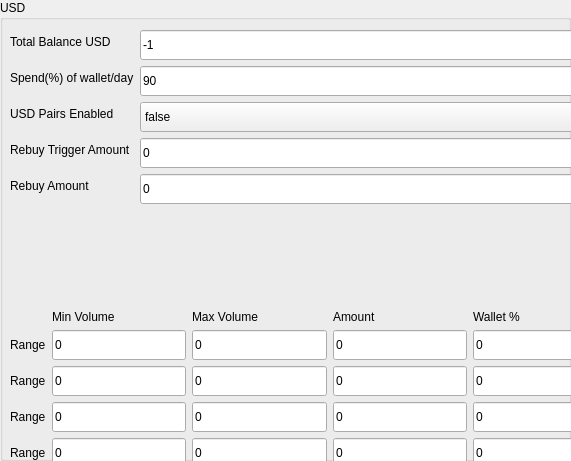
             <widget class="QGroupBox" name="groupBox_8">
              <property name="geometry">
               <rect>
                <x>610</x>
                <y>490</y>
                <width>571</width>
                <height>461</height>
               </rect>
              </property>
              <property name="title">
               <string>USD</string>
              </property>
              <property name="Combinear.qss" stdset="0">
               <string notr="true"/>
              </property>
              <widget class="QWidget" name="verticalLayoutWidget_8">
               <property name="geometry">
                <rect>
                 <x>10</x>
                 <y>30</y>
                 <width>597</width>
                 <height>510</height>
                </rect>
               </property>
               <layout class="QVBoxLayout" name="verticalLayout_8">
                <item>
                 <layout class="QFormLayout" name="formLayout_9">
                  <item row="0" column="0">
                   <widget class="QLabel" name="totalBalanceBTCLabel_6">
                    <property name="text">
                     <string>Total Balance USD</string>
                    </property>
                    <property name="Combinear.qss" stdset="0">
                     <string notr="true"/>
                    </property>
                   </widget>
                  </item>
                  <item row="0" column="1">
                   <widget class="QLineEdit" name="txtTotalBalanceBnb">
                    <property name="minimumSize">
                     <size>
                      <width>0</width>
                      <height>30</height>
                     </size>
                    </property>
                    <property name="text">
                     <string>-1</string>
                    </property>
                    <property name="readOnly">
                     <bool>true</bool>
                    </property>
                    <property name="Combinear.qss" stdset="0">
                     <string notr="true"/>
                    </property>
                   </widget>
                  </item>
                  <item row="1" column="0">
                   <widget class="QLabel" name="spendOfWalletDayLabel_6">
                    <property name="text">
                     <string>Spend(%) of wallet/day</string>
                    </property>
                    <property name="Combinear.qss" stdset="0">
                     <string notr="true"/>
                    </property>
                   </widget>
                  </item>
                  <item row="1" column="1">
                   <widget class="QLineEdit" name="txtSpendPercentageBnb">
                    <property name="minimumSize">
                     <size>
                      <width>0</width>
                      <height>30</height>
                     </size>
                    </property>
                    <property name="text">
                     <string>90</string>
                    </property>
                    <property name="Combinear.qss" stdset="0">
                     <string notr="true"/>
                    </property>
                   </widget>
                  </item>
                  <item row="2" column="0">
                   <widget class="QLabel" name="bTCPairsEnabledLabel_6">
                    <property name="text">
                     <string>USD Pairs Enabled</string>
                    </property>
                    <property name="Combinear.qss" stdset="0">
                     <string notr="true"/>
                    </property>
                   </widget>
                  </item>
                  <item row="2" column="1">
                   <widget class="QComboBox" name="drpTradingEnabledBnb">
                    <property name="minimumSize">
                     <size>
                      <width>0</width>
                      <height>30</height>
                     </size>
                    </property>
                    <property name="Combinear.qss" stdset="0">
                     <string notr="true"/>
                    </property>
                    <item>
                     <property name="text">
                      <string>false</string>
                     </property>
                    </item>
                    <item>
                     <property name="text">
                      <string>true</string>
                     </property>
                    </item>
                   </widget>
                  </item>
                  <item row="3" column="0">
                   <widget class="QLabel" name="asdasdaLabel">
                    <property name="text">
                     <string>Rebuy Trigger Amount</string>
                    </property>
                    <property name="Combinear.qss" stdset="0">
                     <string notr="true"/>
                    </property>
                   </widget>
                  </item>
                  <item row="3" column="1">
                   <widget class="QLineEdit" name="txtRebuyTriggerAmountBnb">
                    <property name="minimumSize">
                     <size>
                      <width>0</width>
                      <height>30</height>
                     </size>
                    </property>
                    <property name="text">
                     <string>0</string>
                    </property>
                    <property name="Combinear.qss" stdset="0">
                     <string notr="true"/>
                    </property>
                   </widget>
                  </item>
                  <item row="4" column="0">
                   <widget class="QLabel" name="asdadadLabel">
                    <property name="text">
                     <string>Rebuy Amount</string>
                    </property>
                    <property name="Combinear.qss" stdset="0">
                     <string notr="true"/>
                    </property>
                   </widget>
                  </item>
                  <item row="4" column="1">
                   <widget class="QLineEdit" name="txtRebuyAmountBnb">
                    <property name="minimumSize">
                     <size>
                      <width>0</width>
                      <height>30</height>
                     </size>
                    </property>
                    <property name="text">
                     <string>0</string>
                    </property>
                    <property name="Combinear.qss" stdset="0">
                     <string notr="true"/>
                    </property>
                   </widget>
                  </item>
                 </layout>
                </item>
                <item>
                 <spacer name="verticalSpacer_6">
                  <property name="orientation">
                   <enum>Qt::Vertical</enum>
                  </property>
                  <property name="sizeHint" stdset="0">
                   <size>
                    <width>20</width>
                    <height>10</height>
                   </size>
                  </property>
                 </spacer>
                </item>
                <item>
                 <layout class="QGridLayout" name="gridLayout_8">
                  <item row="1" column="2">
                   <widget class="QLineEdit" name="txtRangeMaxBnb1">
                    <property name="minimumSize">
                     <size>
                      <width>0</width>
                      <height>30</height>
                     </size>
                    </property>
                    <property name="text">
                     <string>0</string>
                    </property>
                    <property name="Combinear.qss" stdset="0">
                     <string notr="true"/>
                    </property>
                   </widget>
                  </item>
                  <item row="1" column="1">
                   <widget class="QLineEdit" name="txtRangeMinBnb1">
                    <property name="minimumSize">
                     <size>
                      <width>0</width>
                      <height>30</height>
                     </size>
                    </property>
                    <property name="text">
                     <string>0</string>
                    </property>
                    <property name="Combinear.qss" stdset="0">
                     <string notr="true"/>
                    </property>
                   </widget>
                  </item>
                  <item row="4" column="2">
                   <widget class="QLineEdit" name="txtRangeMaxBnb4">
                    <property name="minimumSize">
                     <size>
                      <width>0</width>
                      <height>30</height>
                     </size>
                    </property>
                    <property name="text">
                     <string>0</string>
                    </property>
                    <property name="Combinear.qss" stdset="0">
                     <string notr="true"/>
                    </property>
                   </widget>
                  </item>
                  <item row="3" column="0">
                   <widget class="QLabel" name="label_51">
                    <property name="text">
                     <string>Range</string>
                    </property>
                    <property name="Combinear.qss" stdset="0">
                     <string notr="true"/>
                    </property>
                   </widget>
                  </item>
                  <item row="2" column="1">
                   <widget class="QLineEdit" name="txtRangeMinBnb2">
                    <property name="minimumSize">
                     <size>
                      <width>0</width>
                      <height>30</height>
                     </size>
                    </property>
                    <property name="text">
                     <string>0</string>
                    </property>
                    <property name="Combinear.qss" stdset="0">
                     <string notr="true"/>
                    </property>
                   </widget>
                  </item>
                  <item row="2" column="2">
                   <widget class="QLineEdit" name="txtRangeMaxBnb2">
                    <property name="minimumSize">
                     <size>
                      <width>0</width>
                      <height>30</height>
                     </size>
                    </property>
                    <property name="text">
                     <string>0</string>
                    </property>
                    <property name="Combinear.qss" stdset="0">
                     <string notr="true"/>
                    </property>
                   </widget>
                  </item>
                  <item row="2" column="3">
                   <widget class="QLineEdit" name="txtRangeAmountBnb2">
                    <property name="minimumSize">
                     <size>
                      <width>0</width>
                      <height>30</height>
                     </size>
                    </property>
                    <property name="text">
                     <string>0</string>
                    </property>
                    <property name="readOnly">
                     <bool>true</bool>
                    </property>
                    <property name="Combinear.qss" stdset="0">
                     <string notr="true"/>
                    </property>
                   </widget>
                  </item>
                  <item row="3" column="1">
                   <widget class="QLineEdit" name="txtRangeMinBnb3">
                    <property name="minimumSize">
                     <size>
                      <width>0</width>
                      <height>30</height>
                     </size>
                    </property>
                    <property name="text">
                     <string>0</string>
                    </property>
                    <property name="Combinear.qss" stdset="0">
                     <string notr="true"/>
                    </property>
                   </widget>
                  </item>
                  <item row="3" column="2">
                   <widget class="QLineEdit" name="txtRangeMaxBnb3">
                    <property name="minimumSize">
                     <size>
                      <width>0</width>
                      <height>30</height>
                     </size>
                    </property>
                    <property name="text">
                     <string>0</string>
                    </property>
                    <property name="Combinear.qss" stdset="0">
                     <string notr="true"/>
                    </property>
                   </widget>
                  </item>
                  <item row="3" column="3">
                   <widget class="QLineEdit" name="txtRangeAmountBnb3">
                    <property name="minimumSize">
                     <size>
                      <width>0</width>
                      <height>30</height>
                     </size>
                    </property>
                    <property name="text">
                     <string>0</string>
                    </property>
                    <property name="readOnly">
                     <bool>true</bool>
                    </property>
                    <property name="Combinear.qss" stdset="0">
                     <string notr="true"/>
                    </property>
                   </widget>
                  </item>
                  <item row="4" column="3">
                   <widget class="QLineEdit" name="txtRangeAmountBnb4">
                    <property name="minimumSize">
                     <size>
                      <width>0</width>
                      <height>30</height>
                     </size>
                    </property>
                    <property name="text">
                     <string>0</string>
                    </property>
                    <property name="readOnly">
                     <bool>true</bool>
                    </property>
                    <property name="Combinear.qss" stdset="0">
                     <string notr="true"/>
                    </property>
                   </widget>
                  </item>
                  <item row="4" column="4">
                   <widget class="QLineEdit" name="txtRangePercBnb4">
                    <property name="minimumSize">
                     <size>
                      <width>0</width>
                      <height>30</height>
                     </size>
                    </property>
                    <property name="text">
                     <string>0</string>
                    </property>
                    <property name="Combinear.qss" stdset="0">
                     <string notr="true"/>
                    </property>
                   </widget>
                  </item>
                  <item row="4" column="0">
                   <widget class="QLabel" name="label_52">
                    <property name="text">
                     <string>Range</string>
                    </property>
                    <property name="Combinear.qss" stdset="0">
                     <string notr="true"/>
                    </property>
                   </widget>
                  </item>
                  <item row="5" column="2">
                   <widget class="QLineEdit" name="txtRangeMaxBnb5">
                    <property name="minimumSize">
                     <size>
                      <width>0</width>
                      <height>30</height>
                     </size>
                    </property>
                    <property name="text">
                     <string>0</string>
                    </property>
                    <property name="Combinear.qss" stdset="0">
                     <string notr="true"/>
                    </property>
                   </widget>
                  </item>
                  <item row="6" column="4">
                   <widget class="QLineEdit" name="txtRangePercBnb6">
                    <property name="minimumSize">
                     <size>
                      <width>0</width>
                      <height>30</height>
                     </size>
                    </property>
                    <property name="text">
                     <string>0</string>
                    </property>
                    <property name="Combinear.qss" stdset="0">
                     <string notr="true"/>
                    </property>
                   </widget>
                  </item>
                  <item row="5" column="4">
                   <widget class="QLineEdit" name="txtRangePercBnb5">
                    <property name="minimumSize">
                     <size>
                      <width>0</width>
                      <height>30</height>
                     </size>
                    </property>
                    <property name="text">
                     <string>0</string>
                    </property>
                    <property name="Combinear.qss" stdset="0">
                     <string notr="true"/>
                    </property>
                   </widget>
                  </item>
                  <item row="5" column="3">
                   <widget class="QLineEdit" name="txtRangeAmountBnb5">
                    <property name="minimumSize">
                     <size>
                      <width>0</width>
                      <height>30</height>
                     </size>
                    </property>
                    <property name="text">
                     <string>0</string>
                    </property>
                    <property name="readOnly">
                     <bool>true</bool>
                    </property>
                    <property name="Combinear.qss" stdset="0">
                     <string notr="true"/>
                    </property>
                   </widget>
                  </item>
                  <item row="6" column="3">
                   <widget class="QLineEdit" name="txtRangeAmountBnb6">
                    <property name="minimumSize">
                     <size>
                      <width>0</width>
                      <height>30</height>
                     </size>
                    </property>
                    <property name="text">
                     <string>0</string>
                    </property>
                    <property name="readOnly">
                     <bool>true</bool>
                    </property>
                    <property name="Combinear.qss" stdset="0">
                     <string notr="true"/>
                    </property>
                   </widget>
                  </item>
                  <item row="6" column="2">
                   <widget class="QLineEdit" name="txtRangeMaxBnb6">
                    <property name="minimumSize">
                     <size>
                      <width>0</width>
                      <height>30</height>
                     </size>
                    </property>
                    <property name="text">
                     <string>0</string>
                    </property>
                    <property name="Combinear.qss" stdset="0">
                     <string notr="true"/>
                    </property>
                   </widget>
                  </item>
                  <item row="5" column="1">
                   <widget class="QLineEdit" name="txtRangeMinBnb5">
                    <property name="minimumSize">
                     <size>
                      <width>0</width>
                      <height>30</height>
                     </size>
                    </property>
                    <property name="text">
                     <string>0</string>
                    </property>
                    <property name="Combinear.qss" stdset="0">
                     <string notr="true"/>
                    </property>
                   </widget>
                  </item>
                  <item row="6" column="0">
                   <widget class="QLabel" name="label_53">
                    <property name="text">
                     <string>Range</string>
                    </property>
                    <property name="Combinear.qss" stdset="0">
                     <string notr="true"/>
                    </property>
                   </widget>
                  </item>
                  <item row="6" column="1">
                   <widget class="QLineEdit" name="txtRangeMinBnb6">
                    <property name="minimumSize">
                     <size>
                      <width>0</width>
                      <height>30</height>
                     </size>
                    </property>
                    <property name="text">
                     <string>0</string>
                    </property>
                    <property name="Combinear.qss" stdset="0">
                     <string notr="true"/>
                    </property>
                   </widget>
                  </item>
                  <item row="5" column="0">
                   <widget class="QLabel" name="label_54">
                    <property name="text">
                     <string>Range</string>
                    </property>
                    <property name="Combinear.qss" stdset="0">
                     <string notr="true"/>
                    </property>
                   </widget>
                  </item>
                  <item row="1" column="0">
                   <widget class="QLabel" name="label_55">
                    <property name="text">
                     <string>Range</string>
                    </property>
                    <property name="Combinear.qss" stdset="0">
                     <string notr="true"/>
                    </property>
                   </widget>
                  </item>
                  <item row="2" column="0">
                   <widget class="QLabel" name="label_56">
                    <property name="text">
                     <string>Range</string>
                    </property>
                    <property name="Combinear.qss" stdset="0">
                     <string notr="true"/>
                    </property>
                   </widget>
                  </item>
                  <item row="1" column="3">
                   <widget class="QLineEdit" name="txtRangeAmountBnb1">
                    <property name="minimumSize">
                     <size>
                      <width>0</width>
                      <height>30</height>
                     </size>
                    </property>
                    <property name="text">
                     <string>0</string>
                    </property>
                    <property name="readOnly">
                     <bool>true</bool>
                    </property>
                    <property name="Combinear.qss" stdset="0">
                     <string notr="true"/>
                    </property>
                   </widget>
                  </item>
                  <item row="0" column="3">
                   <widget class="QLabel" name="label_57">
                    <property name="frameShadow">
                     <enum>QFrame::Plain</enum>
                    </property>
                    <property name="lineWidth">
                     <number>6</number>
                    </property>
                    <property name="text">
                     <string>Amount</string>
                    </property>
                    <property name="Combinear.qss" stdset="0">
                     <string notr="true"/>
                    </property>
                   </widget>
                  </item>
                  <item row="0" column="1">
                   <widget class="QLabel" name="label_58">
                    <property name="text">
                     <string>Min Volume</string>
                    </property>
                    <property name="Combinear.qss" stdset="0">
                     <string notr="true"/>
                    </property>
                   </widget>
                  </item>
                  <item row="0" column="2">
                   <widget class="QLabel" name="label_59">
                    <property name="text">
                     <string>Max Volume</string>
                    </property>
                    <property name="Combinear.qss" stdset="0">
                     <string notr="true"/>
                    </property>
                   </widget>
                  </item>
                  <item row="2" column="4">
                   <widget class="QLineEdit" name="txtRangePercBnb2">
                    <property name="minimumSize">
                     <size>
                      <width>0</width>
                      <height>30</height>
                     </size>
                    </property>
                    <property name="text">
                     <string>0</string>
                    </property>
                    <property name="Combinear.qss" stdset="0">
                     <string notr="true"/>
                    </property>
                   </widget>
                  </item>
                  <item row="1" column="4">
                   <widget class="QLineEdit" name="txtRangePercBnb1">
                    <property name="minimumSize">
                     <size>
                      <width>0</width>
                      <height>30</height>
                     </size>
                    </property>
                    <property name="text">
                     <string>0</string>
                    </property>
                    <property name="Combinear.qss" stdset="0">
                     <string notr="true"/>
                    </property>
                   </widget>
                  </item>
                  <item row="0" column="4">
                   <widget class="QLabel" name="label_60">
                    <property name="text">
                     <string>Wallet %</string>
                    </property>
                    <property name="Combinear.qss" stdset="0">
                     <string notr="true"/>
                    </property>
                   </widget>
                  </item>
                  <item row="3" column="4">
                   <widget class="QLineEdit" name="txtRangePercBnb3">
                    <property name="minimumSize">
                     <size>
                      <width>0</width>
                      <height>30</height>
                     </size>
                    </property>
                    <property name="text">
                     <string>0</string>
                    </property>
                    <property name="Combinear.qss" stdset="0">
                     <string notr="true"/>
                    </property>
                   </widget>
                  </item>
                  <item row="4" column="1">
                   <widget class="QLineEdit" name="txtRangeMinBnb4">
                    <property name="minimumSize">
                     <size>
                      <width>0</width>
                      <height>30</height>
                     </size>
                    </property>
                    <property name="text">
                     <string>0</string>
                    </property>
                    <property name="Combinear.qss" stdset="0">
                     <string notr="true"/>
                    </property>
                   </widget>
                  </item>
                 </layout>
                </item>
               </layout>
              </widget>
             </widget>
